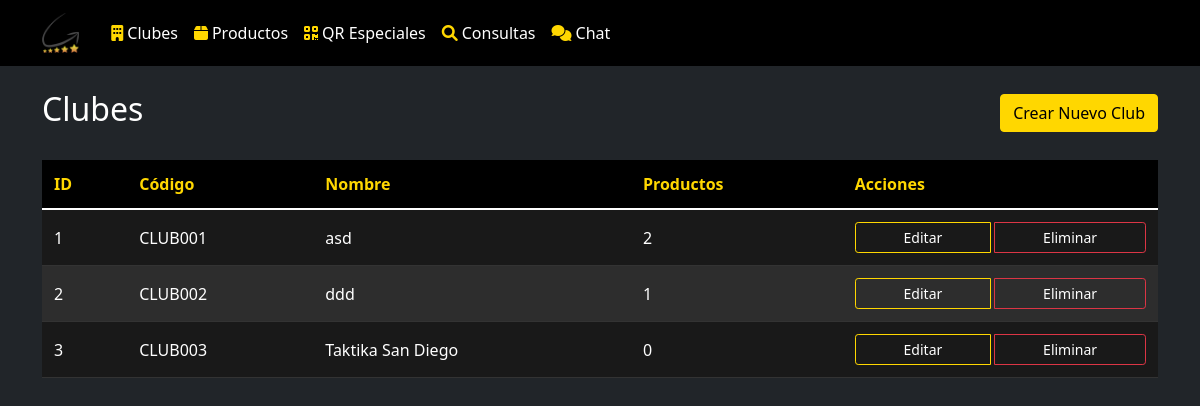
Before: /clubes with the older database file.
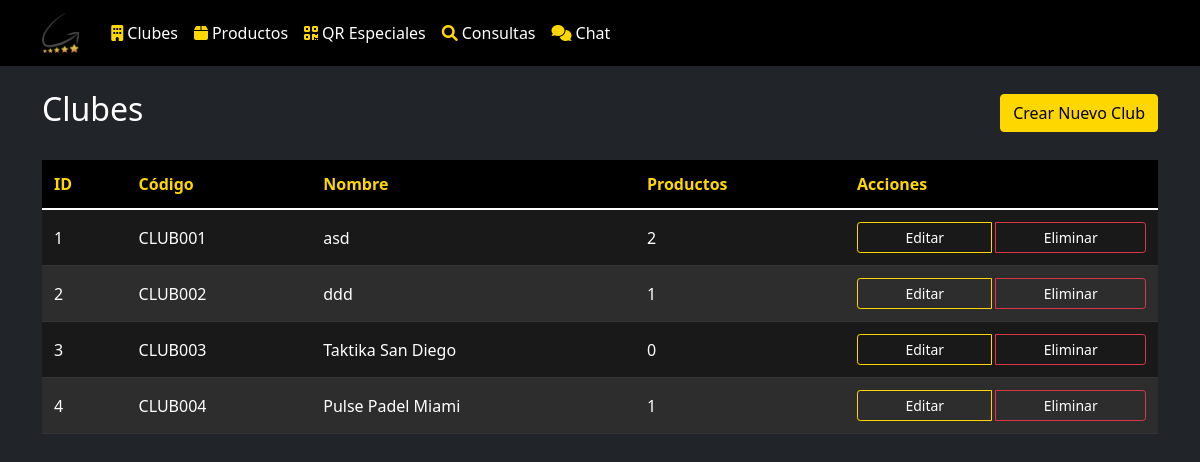
After: the same page with the newer database file.
### models/club.py (models this page shows, shortened)
class Club(db.Model):
    __tablename__ = 'clubes'
    id_club = db.Column(db.Integer, primary_key=True)
    codigo_club = db.Column(db.String(10), unique=True, nullable=False)
    nombre = db.Column(db.String(100), nullable=False)
    fecha_creacion = db.Column(db.DateTime, default=datetime.utcnow)
    productos = db.relationship('Producto', backref='club', lazy=True, cascade="all, delete-orphan")
    @property
    def num_productos(self):
        return len(self.productos)

### app.py (the view)
@app.route('/clubes')
def listar_clubes():
    clubes = Club.query.all()
    return render_template('clubes/listar.html', clubes=clubes)

### app.py (called while the page is built)
@app.before_request
def log_request():
    print(f"\n=== Nueva petición ===")
    print(f"Ruta: {request.path}")
    print(f"Método: {request.method}")
    print(f"Datos: {request.get_json(silent=True)}")
    print("======================")

### templates/clubes/listar.html (shortened to what this page needs)
{% extends 'base.html' %}
{% block content %}
<div class="d-flex justify-content-between align-items-center mb-4">
    <h2>Clubes</h2>
    <a href="{{ url_for('crear_club') }}" class="btn btn-primary">Crear Nuevo Club</a>
</div>
<div class="table-responsive">
    <table class="table table-striped">
        <thead>
            <tr>
                <th>ID</th>
                <th>Código</th>
                <th>Nombre</th>
                <th>Productos</th>
                <th>Acciones</th>
            </tr>
        </thead>
        <tbody>
            {% for club in clubes %}
            <tr>
                <td>{{ club.id_club }}</td>
                <td>{{ club.codigo_club }}</td>
                <td>{{ club.nombre }}</td>
                <td>{{ club.num_productos }}</td>
                <td>
                    <div class="btn-group">
                        <a href="{{ url_for('editar_club', id=club.id_club) }}" class="btn btn-sm btn-outline-primary">Editar</a>
                        <button onclick="confirmarEliminar({{ club.id_club }}, '{{ club.nombre }}')" class="btn btn-sm btn-outline-danger">Eliminar</button>
                    </div>
                </td>
            </tr>
            {% endfor %}
        </tbody>
    </table>
</div>
{% endblock %}

Changed rows visible on the page:
added Club: id_club "4", codigo_club "CLUB004", nombre "Pulse Padel Miami", num_productos "1"
